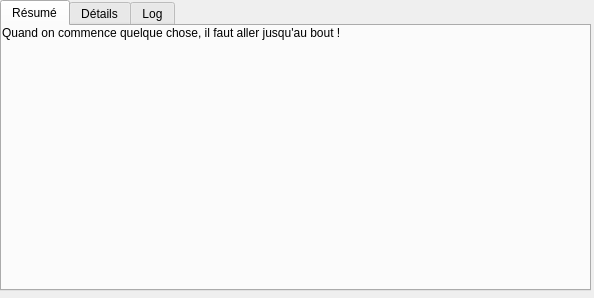
<?xml version="1.0" encoding="UTF-8"?>
<ui version="4.0">
 <class>DetailsWidget</class>
 <widget class="QWidget" name="DetailsWidget">
  <property name="geometry">
   <rect>
    <x>0</x>
    <y>0</y>
    <width>594</width>
    <height>298</height>
   </rect>
  </property>
  <property name="windowTitle">
   <string>Form</string>
  </property>
  <widget class="QTabWidget" name="tabWidget">
   <property name="geometry">
    <rect>
     <x>0</x>
     <y>0</y>
     <width>591</width>
     <height>291</height>
    </rect>
   </property>
   <property name="currentIndex">
    <number>0</number>
   </property>
   <widget class="QWidget" name="Resume">
    <attribute name="title">
     <string>Résumé</string>
    </attribute>
    <widget class="QLabel" name="label">
     <property name="geometry">
      <rect>
       <x>0</x>
       <y>0</y>
       <width>591</width>
       <height>261</height>
      </rect>
     </property>
     <property name="text">
      <string>Quand on commence quelque chose, il faut aller jusqu'au bout !</string>
     </property>
     <property name="alignment">
      <set>Qt::AlignLeading|Qt::AlignLeft|Qt::AlignTop</set>
     </property>
     <property name="wordWrap">
      <bool>true</bool>
     </property>
    </widget>
   </widget>
   <widget class="QWidget" name="Detail">
    <attribute name="title">
     <string>Détails</string>
    </attribute>
    <widget class="QLabel" name="label_2">
     <property name="geometry">
      <rect>
       <x>0</x>
       <y>0</y>
       <width>591</width>
       <height>261</height>
      </rect>
     </property>
     <property name="text">
      <string>Lorem ipsum dolor sit amet, consectetur adipiscing elit. Aliquam quis sem eros, vitae congue libero. Cras accumsan nibh in tortor pretium porttitor. Sed mauris nisi, semper id semper sit amet, congue quis lacus. Nunc euismod, ipsum a scelerisque vestibulum, arcu urna malesuada diam, at tristique leo elit non lorem. Nulla. </string>
     </property>
     <property name="alignment">
      <set>Qt::AlignLeading|Qt::AlignLeft|Qt::AlignTop</set>
     </property>
     <property name="wordWrap">
      <bool>true</bool>
     </property>
    </widget>
   </widget>
   <widget class="QWidget" name="Log">
    <attribute name="title">
     <string>Log</string>
    </attribute>
    <widget class="QLabel" name="label_3">
     <property name="geometry">
      <rect>
       <x>0</x>
       <y>0</y>
       <width>591</width>
       <height>261</height>
      </rect>
     </property>
     <property name="text">
      <string>Lorem ipsum dolor sit amet, consectetur adipiscing elit. Suspendisse ut ipsum et lectus viverra gravida vitae non leo. Aliquam vitae urna posuere risus fermentum tempus. Maecenas id leo sed quam sagittis dignissim. Praesent id odio vel leo ultricies ultrices. Pellentesque condimentum eros vitae orci varius vitae lobortis erat commodo. Pellentesque. </string>
     </property>
     <property name="alignment">
      <set>Qt::AlignLeading|Qt::AlignLeft|Qt::AlignTop</set>
     </property>
     <property name="wordWrap">
      <bool>true</bool>
     </property>
    </widget>
   </widget>
  </widget>
 </widget>
 <resources/>
 <connections/>
</ui>
